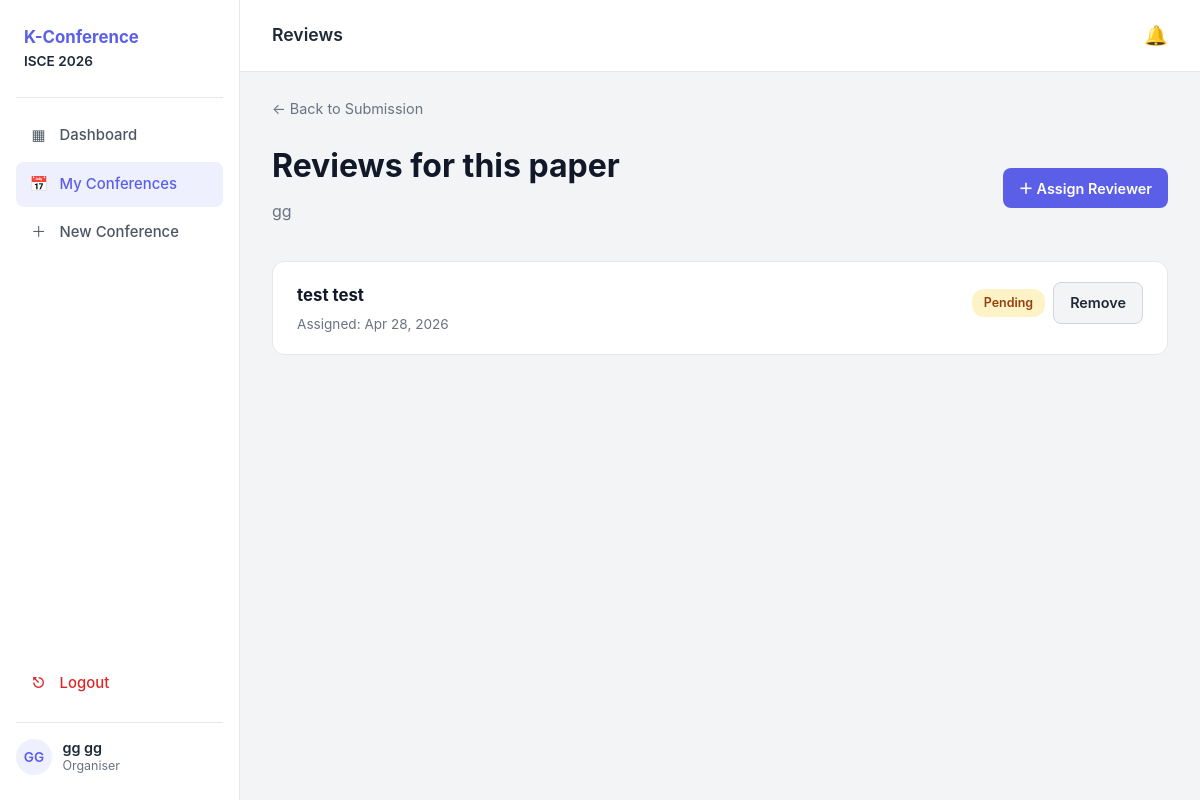
The page /reviews/submission/2/ (signed in) on the database as committed earlier.
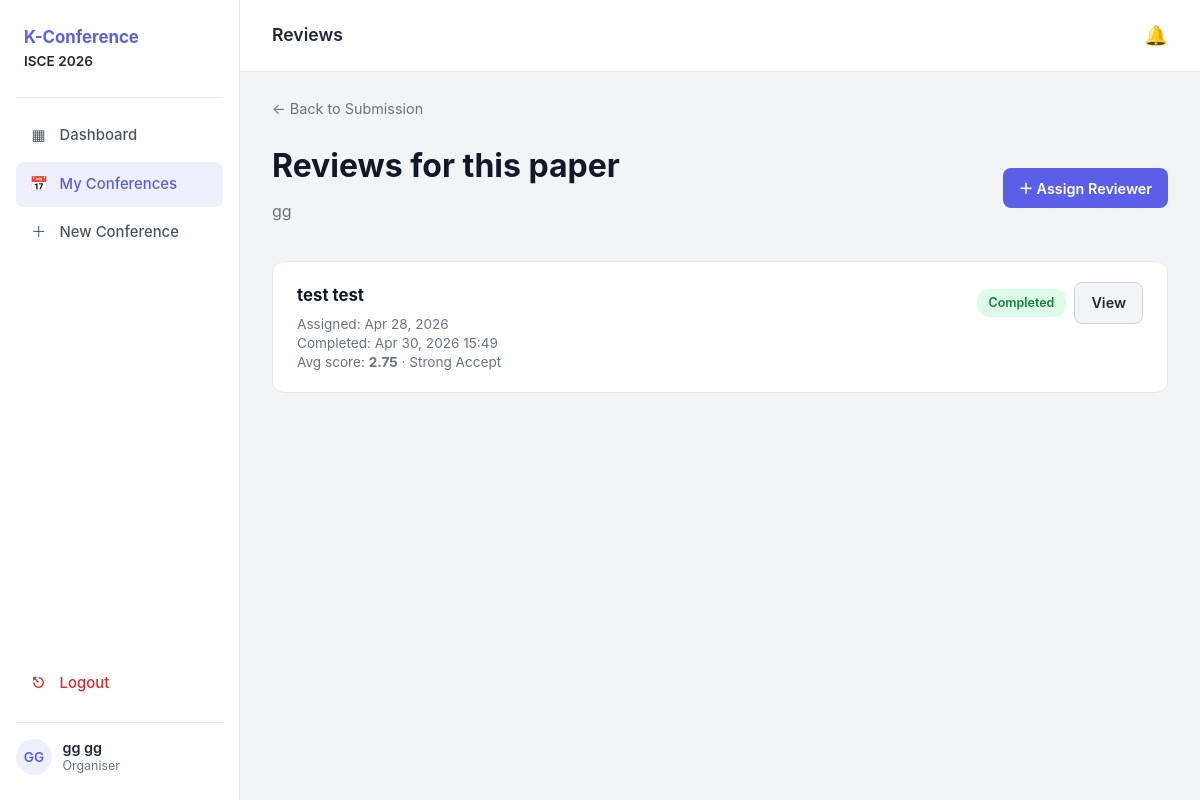
The same page on the database as committed later.
### reviews/models.py (models this page shows, shortened)
class Review(models.Model):
    STATUS_PENDING = 'pending'
    STATUS_IN_PROGRESS = 'in_progress'
    STATUS_COMPLETED = 'completed'
    STATUS_RECUSED = 'recused'
    STATUS_CHOICES = [
        (STATUS_PENDING,     'Pending'),
        (STATUS_IN_PROGRESS, 'In Progress'),
        (STATUS_COMPLETED,   'Completed'),
        (STATUS_RECUSED,     'Recused'),
    ]
    REC_STRONG_ACCEPT = 'strong_accept'
    REC_ACCEPT = 'accept'
    REC_WEAK_ACCEPT = 'weak_accept'
    REC_BORDERLINE = 'borderline'
    REC_WEAK_REJECT = 'weak_reject'
    REC_REJECT = 'reject'
    REC_CHOICES = [
        (REC_STRONG_ACCEPT, 'Strong Accept'),
        (REC_ACCEPT,        'Accept'),
        (REC_WEAK_ACCEPT,   'Weak Accept'),
        (REC_BORDERLINE,    'Borderline'),
        (REC_WEAK_REJECT,   'Weak Reject'),
        (REC_REJECT,        'Reject'),
    ]
    submission = models.ForeignKey(
        Submission, on_delete=models.CASCADE, related_name='reviews',
    )
    reviewer = models.ForeignKey(
        User, on_delete=models.CASCADE, related_name='reviews_assigned',
    )
    status = models.CharField(max_length=20, choices=STATUS_CHOICES,
                              default=STATUS_PENDING)
    strengths = models.TextField(blank=True)
    weaknesses = models.TextField(blank=True)
    additional_comments = models.TextField(blank=True)
    recommendation = models.CharField(max_length=20, choices=REC_CHOICES,
                                       blank=True)
    assigned_at = models.DateTimeField(auto_now_add=True)
    completed_at = models.DateTimeField(null=True, blank=True)
    class Meta:
        ordering = ['-assigned_at']
        unique_together = ('submission', 'reviewer')
    @property
    def average_score(self):
        scores = self.scores.select_related('criterion')
        if not scores.exists():
            return None
        total = 0
        weight_sum = 0
        for s in scores:
            total += s.value * s.criterion.weight
            weight_sum += s.criterion.weight
        return round(total / weight_sum, 2) if weight_sum else None
    @property
    def is_completed(self):
        return self.status == self.STATUS_COMPLETED

class ReviewScore(models.Model):
    review = models.ForeignKey(
        Review, on_delete=models.CASCADE, related_name='scores',
    )
    criterion = models.ForeignKey(
        ReviewCriterion, on_delete=models.CASCADE,
    )
    value = models.PositiveIntegerField()
    class Meta:
        unique_together = ('review', 'criterion')

class ReviewCriterion(models.Model):
    conference = models.ForeignKey(
        Conference, on_delete=models.CASCADE, related_name='review_criteria',
    )
    name = models.CharField(max_length=120)
    description = models.CharField(max_length=300, blank=True,
        help_text='Short hint shown under the slider.')
    weight = models.PositiveIntegerField(
        default=1,
        help_text='Used when calculating overall scores. 1 = equal weight.',
    )
    min_score = models.PositiveIntegerField(default=1)
    max_score = models.PositiveIntegerField(default=5)
    order = models.PositiveIntegerField(default=0)
    class Meta:
        ordering = ['order', 'name']
        unique_together = ('conference', 'name')

### reviews/views.py (the view)
# urls.py: path('submission/<int:submission_pk>/', views.submission_reviews,  name='submission_reviews'),
@login_required
def submission_reviews(request, submission_pk):
    submission = get_object_or_404(Submission, pk=submission_pk)
    if not _is_organiser_of(request.user, submission):
        return HttpResponseForbidden()
    reviews = submission.reviews.select_related('reviewer').all()
    return render(request, 'reviews/submission_reviews.html', {
        'submission': submission,
        'reviews': reviews,
        'conflicts': submission.conflicts.select_related('reviewer'),
    })

### reviews/views.py (called while the page is built)
def _is_organiser_of(user, submission):
    return user == submission.conference.organiser or user.is_staff

### reviews/templates/reviews/submission_reviews.html (shortened to what this page needs)
{% extends 'app_base.html' %}
{% block topbar_title %}Reviews{% endblock %}
{% block sidebar_nav %}
    {% include 'partials/sidebar_organiser.html' with active='conferences' %}
{% endblock %}
{% block content %}
<a href="{% url 'submissions:detail' submission.pk %}" class="back-link">← Back to Submission</a>
<section class="page-head" style="margin-top: 0.5rem;">
    <div>
        <h1>Reviews for this paper</h1>
        <p class="muted">{{ submission.title }}</p>
    </div>
    <a href="{% url 'reviews:assign' submission.pk %}" class="btn-primary inline">＋ Assign Reviewer</a>
</section>
{% if reviews %}
    <div class="submission-list">
    {% for r in reviews %}
        <div class="submission-card">
            <div class="submission-card-main">
                <h3>{{ r.reviewer.get_full_name|default:r.reviewer.username }}</h3>
                <p class="muted small">Assigned: {{ r.assigned_at|date:"M j, Y" }}</p>
                {% if r.completed_at %}
                    <p class="muted small">Completed: {{ r.completed_at|date:"M j, Y H:i" }}</p>
                {% endif %}
                {% if r.average_score %}
                    <p class="muted small">Avg score: <strong>{{ r.average_score }}</strong>
                        {% if r.recommendation %} &middot; {{ r.get_recommendation_display }}{% endif %}
                    </p>
                {% endif %}
            </div>
            <div style="display: flex; gap: 0.5rem; align-items: center;">
                <span class="status-pill status-review-{{ r.status }}">{{ r.get_status_display }}</span>
                {% if r.is_completed %}
                    <a href="{% url 'reviews:view_review' r.pk %}" class="btn-secondary">View</a>
                {% else %}
                    <a href="{% url 'reviews:remove_assignment' r.pk %}" class="btn-secondary">Remove</a>
                {% endif %}
            </div>
        </div>
    {% endfor %}
    </div>
{% else %}
    <div class="empty-card">
        <h2>No reviewers assigned yet</h2>
        <p>Click "＋ Assign Reviewer" to start.</p>
    </div>
{% endif %}
{% endblock %}

Rows that differ between the two databases and show on the page:
changed Review "test test": completed_at (not shown) → "Apr 30, 2026 15:49"; average_score (not shown) → "2.75"; recommendation (not shown) → "Strong Accept"; status "Pending" → "Completed"; status "Remove" → "View"
